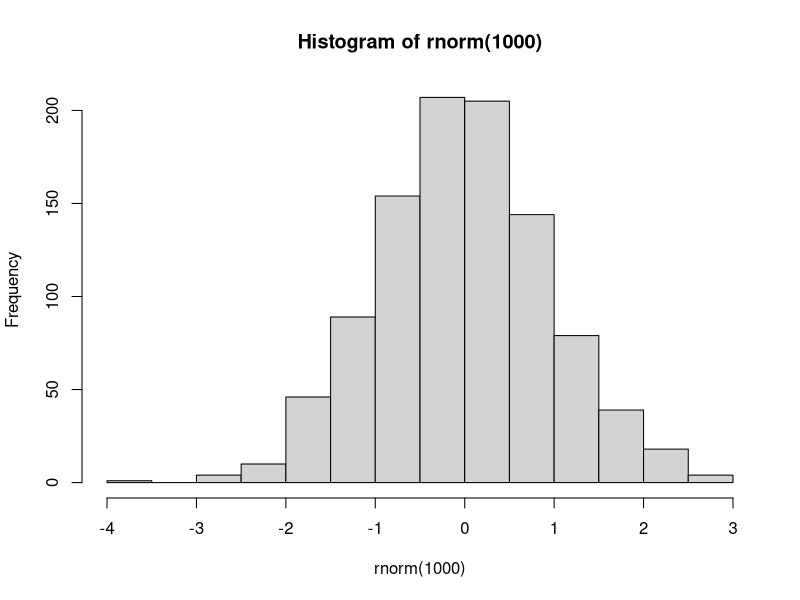
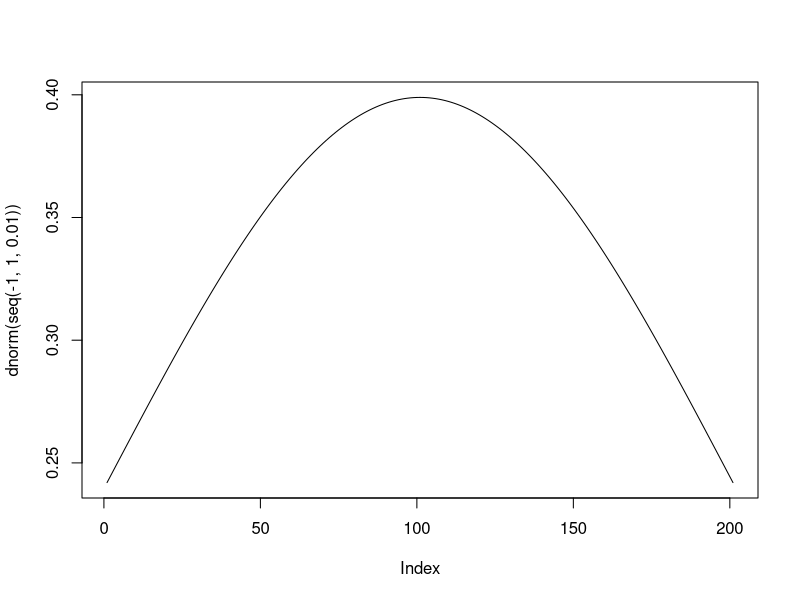
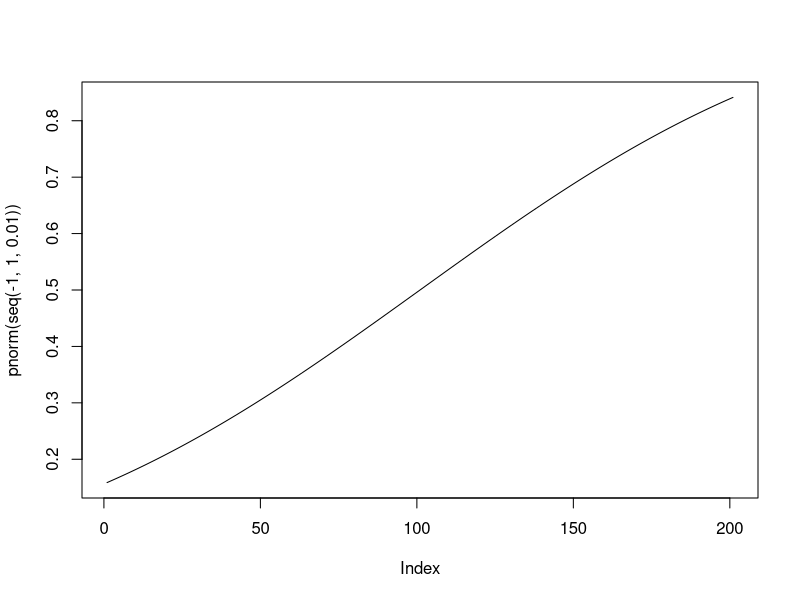
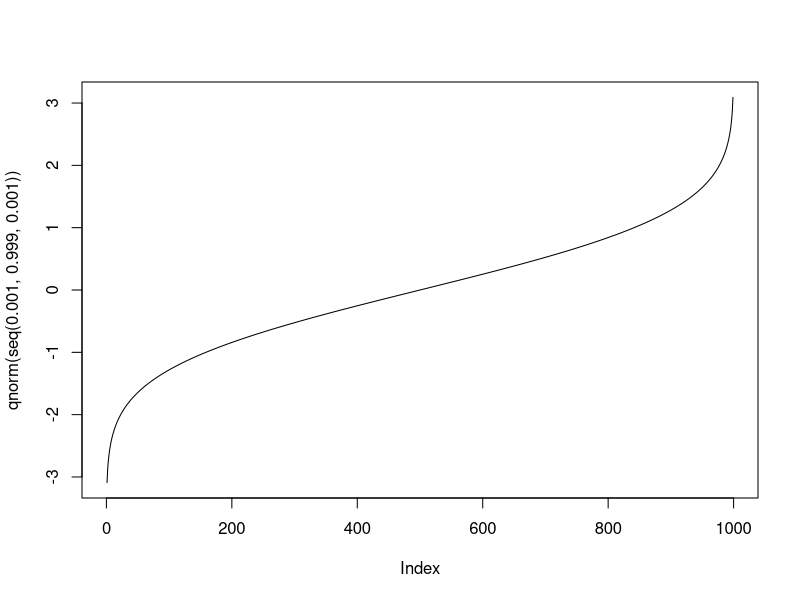
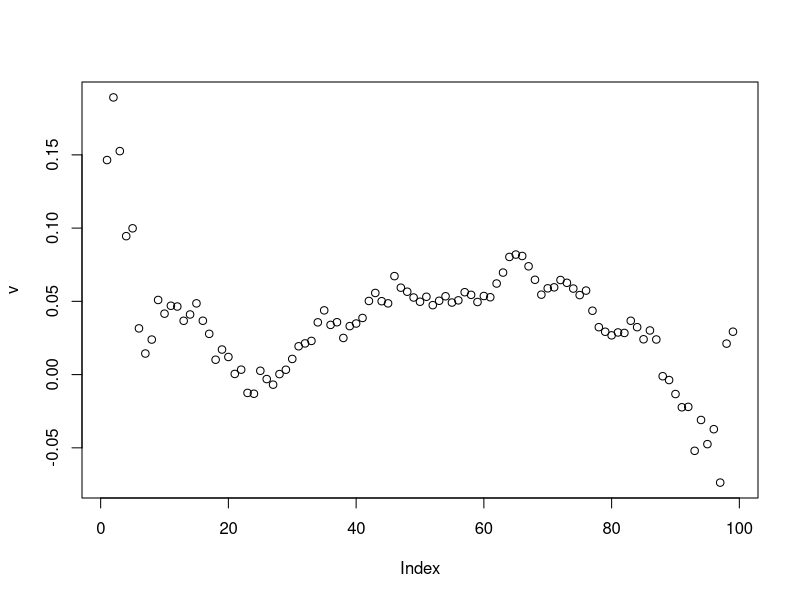
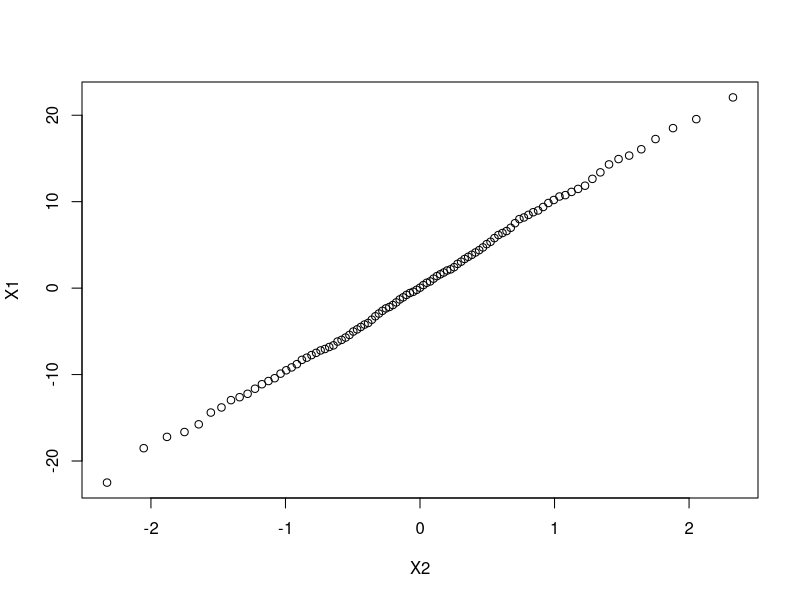
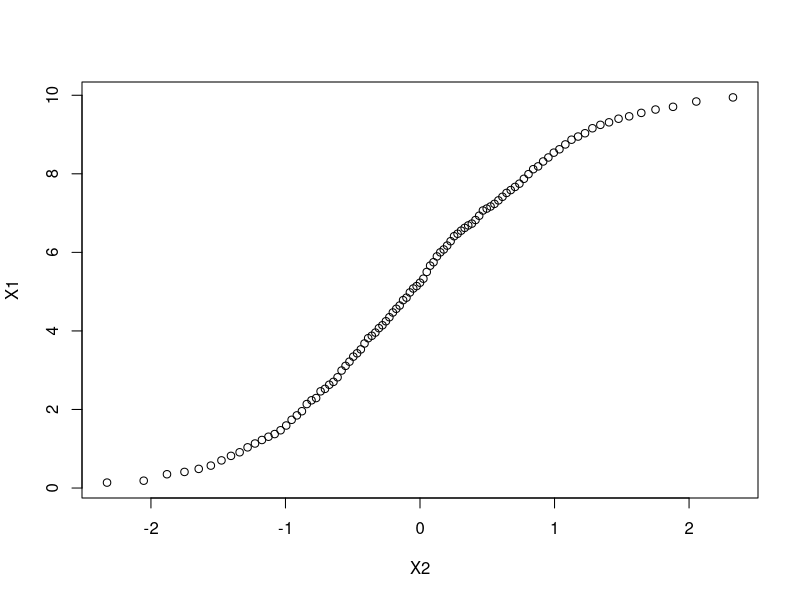
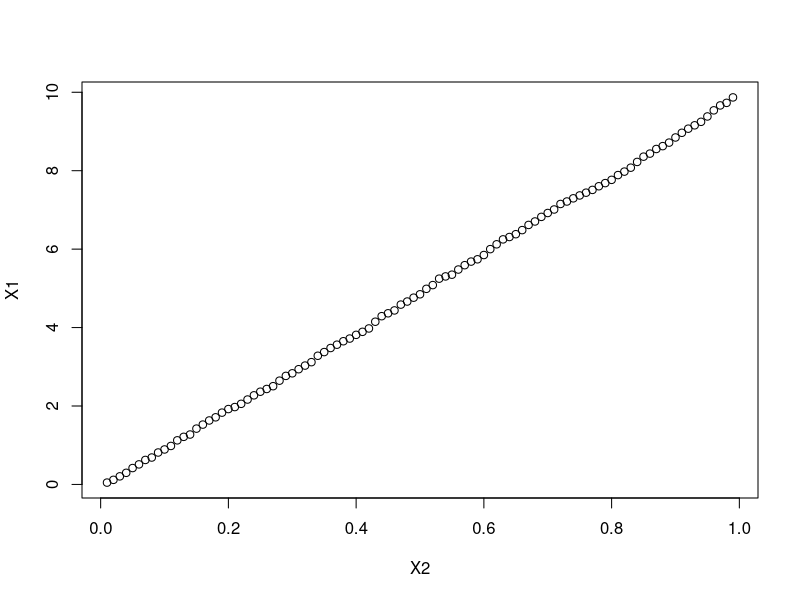

R code for these plots, in order:
## ---- chunk 1
knitr::opts_chunk$set(echo = TRUE)
library(dplyr)
## ---- chunk 2
hist(rnorm(1000), breaks = 20)
plot(dnorm(seq(-1, 1, 0.01)), type = 'l')
plot(pnorm(seq(-1, 1, 0.01)), type = 'l')
## ---- chunk 3
plot(qnorm(seq(.001, .999, .001)), type = "l")
## ---- chunk 4
v <- quantile(rnorm(1000), seq(.01, .99, .01)) - 
  qnorm(seq(.01, .99, .01))
plot(v)
## ---- chunk 5
cbind(quantile(rnorm(1000)*10, seq(.01, .99, .01)), qnorm(seq(.01, .99, .01))) %>% 
  data.frame() -> df1
plot(X1 ~ X2, df1)
lm(X1 ~ X2, df1) %>% summary()
## ---- chunk 6
cbind(quantile(runif(1000)*10, seq(.01, .99, .01)), qnorm(seq(.01, .99, .01))) %>% 
  data.frame() -> df2
plot(X1 ~ X2, df2)
lm(X1 ~ X2, df2) %>% summary()
## ---- chunk 7
cbind(quantile(runif(1000)*10, seq(.01, .99, .01)),
      qunif(seq(.01, .99, .01))
      ) %>% 
  data.frame() -> df3
plot(X1 ~ X2, df3)
lm(X1 ~ X2, df3) %>% summary()
## ---- chunk 8
cbind(quantile(rpois(1000, 10)*10, seq(.01, .99, .01)), 
      qpois(seq(.01, .99, .01), 10)
      ) %>% 
  data.frame() -> df3
plot(X1 ~ X2, df3)
lm(X1 ~ X2, df3) %>% summary()
## ---- chunk 9
rnorm(100) %>% hist(breaks = 10, main = "Normal")
runif(100) %>% hist(breaks = 10, main = "Uniform")
rbinom(100, 1, 0.5) %>% hist(breaks = 2, main = "Binomial")
rpois(100, 10) %>% hist(breaks = 10, main = "Poison")
rhyper(100, 1000, 500, 200) %>% 
  hist(breaks = 10, main = "Hyper")
sample(1:6, 100, replace = T, prob = rep(1/6,6)) %>% 
  hist(breaks = 10, main = "Sampling with Replacement")
rcauchy(100) %>% hist(breaks = 10, main = "Cauchy")
rchisq(100, 4) %>% hist(breaks = 10, main = "Chi Squared")
rgamma(100, 1, 0.5) %>% hist(breaks = 10, main = "Gamma")
rlnorm(100, 0, 1) %>% hist(breaks = 10, main = "Log Normal")
rt(100, 10) %>% hist(breaks = 10, main = "Student's")
